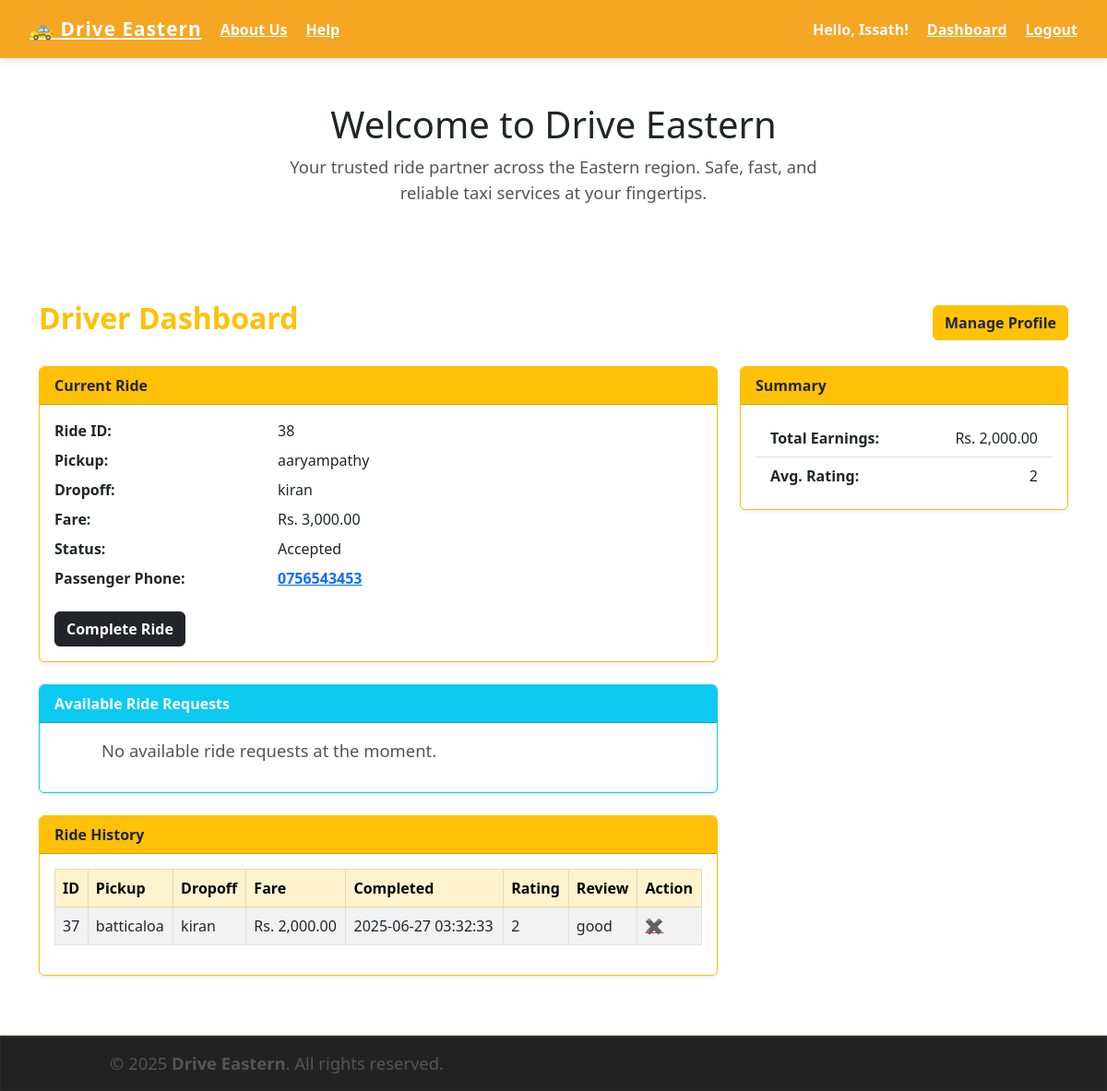
The page /driver/driver_dashboard.php (signed in) on the database its author committed.
### tables this page shows
CREATE TABLE `rides` (
  `id` int(11) NOT NULL,
  `passenger_id` int(11) NOT NULL,
  `driver_id` int(11) DEFAULT NULL,
  `pickup_location` varchar(255) NOT NULL,
  `dropoff_location` varchar(255) NOT NULL,
  `status` enum('requested','accepted','cancelled','completed') NOT NULL DEFAULT 'requested',
  `fare` decimal(10,2) NOT NULL DEFAULT 0.00,
  `requested_at` timestamp NOT NULL DEFAULT current_timestamp(),
  `accepted_at` timestamp NULL DEFAULT NULL,
  `completed_at` timestamp NULL DEFAULT NULL,
  `cancelled_at` timestamp NULL DEFAULT NULL,
  `cancellation_reason` varchar(255) DEFAULT NULL,
  `rating` tinyint(4) DEFAULT NULL,
  `review` text DEFAULT NULL,
  `created_at` datetime NOT NULL DEFAULT current_timestamp(),
  `driver_deleted` tinyint(1) DEFAULT 0,
  `rejected_at` datetime DEFAULT NULL
);

CREATE TABLE `users` (
  `id` int(11) NOT NULL,
  `name` varchar(100) NOT NULL,
  `email` varchar(255) NOT NULL,
  `password_hash` varchar(255) NOT NULL,
  `role` enum('passenger','driver','admin') NOT NULL DEFAULT 'passenger',
  `phone` varchar(20) DEFAULT NULL,
  `created_at` timestamp NOT NULL DEFAULT current_timestamp()
);

### driver/driver_dashboard.php (the view, shortened to what this page needs)
<?php
require '../db.php';
$driver_id = $_SESSION['user_id'];
$stmt = $pdo->prepare("SELECT rides.*, users.phone AS passenger_phone FROM rides JOIN users ON rides.passenger_id = users.id WHERE rides.driver_id = ? AND rides.status IN ('requested', 'accepted') ORDER BY rides.created_at ASC LIMIT 1");
$stmt->execute([$driver_id]);
$current = $stmt->fetch(PDO::FETCH_ASSOC);
$availableStmt = $pdo->query("SELECT rides.*, users.name AS passenger_name, users.phone AS passenger_phone FROM rides JOIN users ON rides.passenger_id = users.id WHERE rides.status = 'requested' AND rides.driver_id IS NULL ORDER BY rides.created_at ASC");
$history = $pdo->prepare("SELECT * FROM rides WHERE driver_id = ? AND status = 'completed' AND driver_deleted = 0 ORDER BY completed_at DESC LIMIT 10");
$history->execute([$driver_id]);
$total_earnings = $pdo->prepare("SELECT COALESCE(SUM(fare), 0) FROM rides WHERE driver_id = ? AND status = 'completed' AND driver_deleted = 0");
$total_earnings->execute([$driver_id]);
$avg_rating = $pdo->prepare("SELECT AVG(rating) FROM rides WHERE driver_id = ? AND rating IS NOT NULL");
$avg_rating->execute([$driver_id]);
$avg_rating = $avg_rating->fetchColumn();
$avg_rating = $avg_rating ? round($avg_rating, 2) : 'No ratings yet';
include '../includes/header.php';
?>
<link href="https://cdn.jsdelivr.net/npm/bootstrap@5.3.0/dist/css/bootstrap.min.css" rel="stylesheet">
<div class="container py-4">
    <div class="d-flex justify-content-between align-items-center mb-4">
        <h2 class="text-warning fw-bold">Driver Dashboard</h2>
        <a href="edit_profile.php" class="btn btn-warning text-dark fw-bold">Manage Profile</a>
    </div>
    <div class="row">
        <div class="col-lg-8">
            <div class="card shadow-sm mb-4 border-warning">
                <div class="card-header bg-warning text-dark fw-bold">Current Ride</div>
                <div class="card-body">
                    <?php if ($current): ?>
                        <dl class="row">
                            <dt class="col-sm-4">Ride ID:</dt><dd class="col-sm-8"><?= $current['id'] ?></dd>
                            <dt class="col-sm-4">Pickup:</dt><dd class="col-sm-8"><?= htmlspecialchars($current['pickup_location']) ?></dd>
                            <dt class="col-sm-4">Dropoff:</dt><dd class="col-sm-8"><?= htmlspecialchars($current['dropoff_location']) ?></dd>
                            <dt class="col-sm-4">Fare:</dt><dd class="col-sm-8">Rs. <?= number_format($current['fare'], 2) ?></dd>
                            <dt class="col-sm-4">Status:</dt><dd class="col-sm-8"><?= ucfirst($current['status']) ?></dd>
                            <dt class="col-sm-4">Passenger Phone:</dt><dd class="col-sm-8"><a href="tel:<?= htmlspecialchars($current['passenger_phone']) ?>"><?= htmlspecialchars($current['passenger_phone']) ?></a></dd>
                        </dl>
                        <div class="mt-3">
                            <?php if ($current['status'] === 'requested'): ?>
                                <a href="?accept=<?= $current['id'] ?>" class="btn btn-success fw-bold">Accept Ride</a>
                                <a href="?reject=<?= $current['id'] ?>" class="btn btn-danger fw-bold ms-2" onclick="return confirm('Reject ride #<?= $current['id'] ?>?')">Reject Ride</a>
                            <?php elseif ($current['status'] === 'accepted'): ?>
                                <a href="?complete=<?= $current['id'] ?>" class="btn btn-dark fw-bold">Complete Ride</a>
                            <?php endif; ?>
                        </div>
                    <?php else: ?>
                        <p>No active ride assigned.</p>
                    <?php endif; ?>
                </div>
            </div>
            <div class="card shadow-sm mb-4 border-info">
                <div class="card-header bg-info text-white fw-bold">Available Ride Requests</div>
                <div class="card-body">
                    <?php if ($availableStmt->rowCount() > 0): ?>
                        <table class="table table-striped">
                            <thead>
                                <tr>
                                    <th>ID</th>
                                    <th>Pickup</th>
                                    <th>Dropoff</th>
                                    <th>Fare</th>
                                    <th>Passenger</th>
                                    <th>Phone</th>
                                    <th>Action</th>
                                </tr>
                            </thead>
                            <tbody>
                                <?php foreach ($availableStmt as $ride): ?>
                                    <tr>
                                        <td><?= $ride['id'] ?></td>
                                        <td><?= htmlspecialchars($ride['pickup_location']) ?></td>
                                        <td><?= htmlspecialchars($ride['dropoff_location']) ?></td>
                                        <td>Rs. <?= number_format($ride['fare'], 2) ?></td>
                                        <td><?= htmlspecialchars($ride['passenger_name']) ?></td>
                                        <td><a href="tel:<?= htmlspecialchars($ride['passenger_phone']) ?>"><?= htmlspecialchars($ride['passenger_phone']) ?></a></td>
                                        <td><a href="?accept=<?= $ride['id'] ?>" class="btn btn-success btn-sm">Accept</a></td>
                                    </tr>
                                <?php endforeach; ?>
                            </tbody>
                        </table>
                    <?php else: ?>
                        <p>No available ride requests at the moment.</p>
                    <?php endif; ?>
                </div>
            </div>
            <div class="card shadow-sm border-warning">
                <div class="card-header bg-warning text-dark fw-bold">Ride History</div>
                <div class="card-body">
                    <?php if ($history->rowCount()): ?>
                        <div class="table-responsive">
                            <table class="table table-bordered table-striped">
                                <thead class="table-warning">
                                    <tr>
                                        <th>ID</th><th>Pickup</th><th>Dropoff</th><th>Fare</th><th>Completed</th><th>Rating</th><th>Review</th><th>Action</th>
                                    </tr>
                                </thead>
                                <tbody>
                                    <?php foreach ($history as $ride): ?>
                                        <tr>
                                            <td><?= $ride['id'] ?></td>
                                            <td><?= htmlspecialchars($ride['pickup_location']) ?></td>
                                            <td><?= htmlspecialchars($ride['dropoff_location']) ?></td>
                                            <td>Rs. <?= number_format($ride['fare'], 2) ?></td>
                                            <td><?= $ride['completed_at'] ?></td>
                                            <td><?= $ride['rating'] ?? 'N/A' ?></td>
                                            <td><?= htmlspecialchars($ride['review'] ?? '') ?></td>
                                            <td><a href="?delete=<?= $ride['id'] ?>" class="text-danger fw-bold" onclick="return confirm('Hide ride #<?= $ride['id'] ?>?')">✖</a></td>
                                        </tr>
                                    <?php endforeach; ?>
                                </tbody>
                            </table>
                        </div>
                    <?php else: ?>
                        <p>No completed rides yet.</p>
                    <?php endif; ?>
                </div>
            </div>
        </div>
        <div class="col-lg-4">
            <div class="card shadow-sm border-warning">
                <div class="card-header bg-warning text-dark fw-bold">Summary</div>
                <div class="card-body">
                    <ul class="list-group list-group-flush">
                        <li class="list-group-item d-flex justify-content-between"><strong>Total Earnings:</strong><span>Rs. <?= number_format($total_earnings->fetchColumn(), 2) ?></span></li>
                        <li class="list-group-item d-flex justify-content-between"><strong>Avg. Rating:</strong><span><?= htmlspecialchars($avg_rating) ?></span></li>
                    </ul>
                </div>
            </div>
        </div>
    </div>
</div>
<?php include '../includes/footer.php'; ?>

### includes/header.php (style rules this page uses)
:root { --color-primary: #f5a623; --color-primary-dark: #d48806; --color-text-dark: #1a1a1a; --color-bg-light: #fffdf3; --color-bg-muted: #f9f7f1; --color-text-muted: #555555; --font-family: 'Inter', 'Segoe UI', Tahoma, Geneva, Verdana, sans-serif; --transition-speed: 0.3s; --border-radius: 6px; --shadow-light: rgba(0, 0, 0, 0.1); --shadow-hover: rgba(0, 0, 0, 0.15); --focus-outline: 2px solid var(--color-primary-dark); }
*, *::before, *::after { box-sizing: border-box; }
body { margin: 0; padding: 0; font-family: var(--font-family); background-color: var(--color-bg-light); color: var(--color-text-dark); line-height: 1.6; -webkit-font-smoothing: antialiased; -moz-osx-font-smoothing: grayscale; min-height: 100vh; display: flex; flex-direction: column; }
a { color: var(--color-primary); text-decoration: none; font-weight: 600; transition: color var(--transition-speed); }
p { font-size: 1.15rem; color: var(--color-text-muted); max-width: 600px; margin: 0 auto; line-height: 1.5; }

### rows shown on the page
rides: id "38", pickup_location "aaryampathy", dropoff_location "kiran", fare "3,000.00", status "Accepted", passenger.phone "0756543453"
rides: id "37", pickup_location "batticaloa", dropoff_location "kiran", fare "2,000.00", completed_at "2025-06-27 03:32:33", rating "2", review "good"

### other values the page prints
$name "Issath"
$total_earnings->fetchColumn() "2,000.00"
$avg_rating "2"
